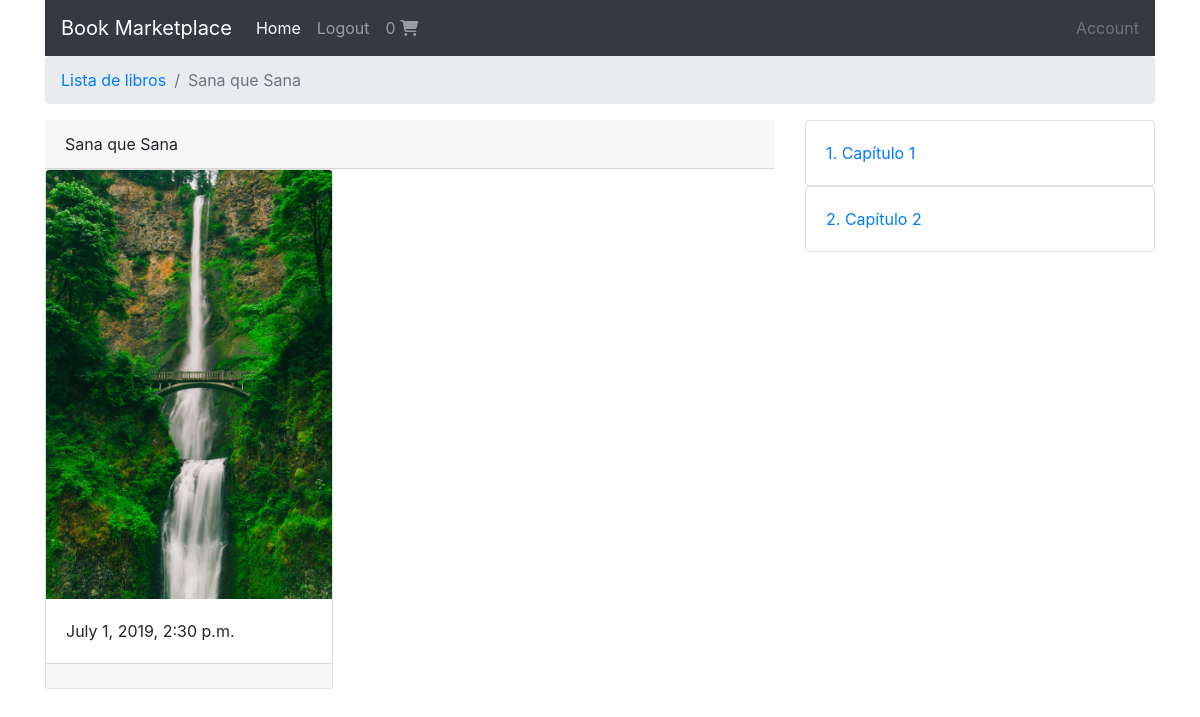
The page /1/ (signed in) on the database its author committed.
### books/models.py (models this page shows, shortened)
class Book(models.Model):
    authors = models.ManyToManyField(Author)
    title = models.CharField(max_length=100)
    publication_date = models.DateTimeField()
    isbn = models.CharField(max_length=16)
    slug = models.SlugField()
    cover = models.ImageField()
    price = models.FloatField()

class Chapter(models.Model):
    book = models.ForeignKey(Book, on_delete=models.CASCADE)
    chapter_number = models.IntegerField()
    title = models.CharField(max_length=100)
    def get_absolute_url(self):
        return reverse("books:chapter-detail", kwargs={
            'book_slug': self.book.slug,
            'chapter_number': self.chapter_number
        })

### books/views.py (the view)
# urls.py: path('<slug>/', book_detail, name="book-detail"),
@login_required
def book_detail(request, slug):
    book = get_object_or_404(Book, slug=slug)
    book_status = check_book(request, book)
    context = {
        'book': book,
        'book_status': book_status
    }
    return render(request, "book_detail.html", context)

### books/views.py (called while the page is built, shortened)
def check_book(request, book):
    if book in request.user.userlibrary.books.all():
        return OWNED

### shopping_cart/templatetags/cart_template_tags.py (called while the page is built)
@register.filter
def cart_item_count(user):
    if user.is_authenticated:
        qs = Order.objects.filter(user=user, is_ordered=False)
        if qs.exists():
            return qs[0].item.count()
    return 0

### templates/book_detail.html
{% extends "base.html" %} {% block breadcrumb %}
<li class="breadcrumb-item">
  <a href="{% url 'books:book-list' %}">Lista de libros</a>
</li>
<li class="breadcrumb-item active" aria-current="page">{{book.title}}</li>
{% endblock breadcrumb %} {% block content %}
<div class="row">
  <main class="col-md-8">
    {% include "book_snippet.html" with book=book %}
  </main>
  <aside class="col-md-4">
    {% for chapter in book.chapter_set.all %}
    <div class="card">
      <div class="card-body">
        <a href="{{chapter.get_absolute_url}}">
          {{chapter.chapter_number}}. {{chapter.title}}
        </a>
      </div>
    </div>
    {% endfor %}
  </aside>
</div>
{% endblock content %}

### templates/navbar.html (shortened to what this page needs)
{% load cart_template_tags %}
<nav class="navbar navbar-expand navbar-dark bg-dark">
  <a class="navbar-brand" href="{% url 'books:book-list' %}"
    >Book Marketplace</a
  >
  <div class="collapse navbar-collapse" id="navbarsExample02">
    <ul class="navbar-nav mr-auto">
      <li class="nav-item active">
        <a class="nav-link" href="{% url 'books:book-list' %}">Home</a>
      </li>
      {% if request.user.is_authenticated %}
      <li class="nav-item">
        <a class="nav-link" href="{% url 'account_logout' %}">Logout</a>
      </li>
      <li class="nav-item">
        <a class="nav-link" href="{% url 'cart:order-summary'%}"
          >{{request.user|cart_item_count }} <i class="fas fa-shopping-cart"></i
        ></a>
      </li>
      {% endif %}
    </ul>
    <a class="text-muted" href="{% url 'profile' %}">Account</a>
  </div>
</nav>

### templates/book_snippet.html (shortened to what this page needs)
<div class="card-header">{{book.title}}</div>
<div class="card" style="width: 18rem;">
  <img src="{{book.cover.url}}" class="card-img-top" />
  <div class="card-body">
    <p class="card-text">{{book.publication_date}}</p>
  </div>
  <div class="card-footer">
  </div>
</div>

### rows shown on the page
Book: title "Sana que Sana", cover (picture), publication_date "July 1, 2019, 2:30 p.m."
Chapter: chapter_number "1", title "Capítulo 1"
Chapter: chapter_number "2", title "Capítulo 2"

### other values the page prints
{{ request.user|cart_item_count }} "0"
